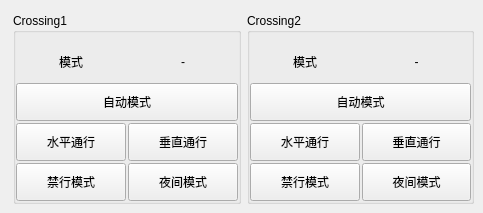
       <widget class="QWidget" name="crossingSetPage">
        <widget class="QWidget" name="layoutWidget">
         <property name="geometry">
          <rect>
           <x>13</x>
           <y>13</y>
           <width>461</width>
           <height>191</height>
          </rect>
         </property>
         <layout class="QHBoxLayout" name="horizontalLayout_5">
          <item>
           <widget class="QGroupBox" name="groupBox_3">
            <property name="title">
             <string>Crossing1</string>
            </property>
            <layout class="QGridLayout" name="gridLayout_8">
             <property name="leftMargin">
              <number>0</number>
             </property>
             <property name="topMargin">
              <number>10</number>
             </property>
             <property name="rightMargin">
              <number>0</number>
             </property>
             <property name="bottomMargin">
              <number>0</number>
             </property>
             <property name="spacing">
              <number>2</number>
             </property>
             <item row="0" column="0">
              <layout class="QGridLayout" name="gridLayout_7" rowstretch="1,1,1,1">
               <property name="spacing">
                <number>2</number>
               </property>
               <item row="3" column="0">
                <widget class="QPushButton" name="btnCrossingSetNone">
                 <property name="sizePolicy">
                  <sizepolicy hsizetype="Minimum" vsizetype="Minimum">
                   <horstretch>0</horstretch>
                   <verstretch>0</verstretch>
                  </sizepolicy>
                 </property>
                 <property name="text">
                  <string>禁行模式</string>
                 </property>
                </widget>
               </item>
               <item row="1" column="0" colspan="2">
                <widget class="QPushButton" name="btnCrossingSetAuto">
                 <property name="sizePolicy">
                  <sizepolicy hsizetype="Minimum" vsizetype="Minimum">
                   <horstretch>0</horstretch>
                   <verstretch>0</verstretch>
                  </sizepolicy>
                 </property>
                 <property name="text">
                  <string>自动模式</string>
                 </property>
                </widget>
               </item>
               <item row="3" column="1">
                <widget class="QPushButton" name="btnCrossingSetNight">
                 <property name="sizePolicy">
                  <sizepolicy hsizetype="Minimum" vsizetype="Minimum">
                   <horstretch>0</horstretch>
                   <verstretch>0</verstretch>
                  </sizepolicy>
                 </property>
                 <property name="text">
                  <string>夜间模式</string>
                 </property>
                </widget>
               </item>
               <item row="0" column="0">
                <widget class="QLabel" name="label_15">
                 <property name="sizePolicy">
                  <sizepolicy hsizetype="Preferred" vsizetype="Minimum">
                   <horstretch>0</horstretch>
                   <verstretch>0</verstretch>
                  </sizepolicy>
                 </property>
                 <property name="text">
                  <string>模式</string>
                 </property>
                 <property name="alignment">
                  <set>Qt::AlignCenter</set>
                 </property>
                </widget>
               </item>
               <item row="2" column="0">
                <widget class="QPushButton" name="btnCrossingSetHor">
                 <property name="sizePolicy">
                  <sizepolicy hsizetype="Minimum" vsizetype="Minimum">
                   <horstretch>0</horstretch>
                   <verstretch>0</verstretch>
                  </sizepolicy>
                 </property>
                 <property name="text">
                  <string>水平通行</string>
                 </property>
                </widget>
               </item>
               <item row="0" column="1">
                <widget class="QLabel" name="lbCrossingMode">
                 <property name="sizePolicy">
                  <sizepolicy hsizetype="Preferred" vsizetype="Minimum">
                   <horstretch>0</horstretch>
                   <verstretch>0</verstretch>
                  </sizepolicy>
                 </property>
                 <property name="text">
                  <string>-</string>
                 </property>
                 <property name="alignment">
                  <set>Qt::AlignCenter</set>
                 </property>
                </widget>
               </item>
               <item row="2" column="1">
                <widget class="QPushButton" name="btnCrossingSetVor">
                 <property name="sizePolicy">
                  <sizepolicy hsizetype="Minimum" vsizetype="Minimum">
                   <horstretch>0</horstretch>
                   <verstretch>0</verstretch>
                  </sizepolicy>
                 </property>
                 <property name="text">
                  <string>垂直通行</string>
                 </property>
                </widget>
               </item>
              </layout>
             </item>
            </layout>
           </widget>
          </item>
          <item>
           <widget class="QGroupBox" name="groupBox_4">
            <property name="title">
             <string>Crossing2</string>
            </property>
            <layout class="QGridLayout" name="gridLayout_9">
             <property name="leftMargin">
              <number>0</number>
             </property>
             <property name="topMargin">
              <number>10</number>
             </property>
             <property name="rightMargin">
              <number>0</number>
             </property>
             <property name="bottomMargin">
              <number>0</number>
             </property>
             <property name="spacing">
              <number>0</number>
             </property>
             <item row="0" column="0">
              <layout class="QGridLayout" name="gridLayout_10" rowstretch="1,1,1,1">
               <property name="spacing">
                <number>2</number>
               </property>
               <item row="3" column="0">
                <widget class="QPushButton" name="btnCrossingSetNone_2">
                 <property name="sizePolicy">
                  <sizepolicy hsizetype="Minimum" vsizetype="Minimum">
                   <horstretch>0</horstretch>
                   <verstretch>0</verstretch>
                  </sizepolicy>
                 </property>
                 <property name="text">
                  <string>禁行模式</string>
                 </property>
                </widget>
               </item>
               <item row="2" column="1">
                <widget class="QPushButton" name="btnCrossingSetVor_2">
                 <property name="sizePolicy">
                  <sizepolicy hsizetype="Minimum" vsizetype="Minimum">
                   <horstretch>0</horstretch>
                   <verstretch>0</verstretch>
                  </sizepolicy>
                 </property>
                 <property name="text">
                  <string>垂直通行</string>
                 </property>
                </widget>
               </item>
               <item row="1" column="0" colspan="2">
                <widget class="QPushButton" name="btnCrossingSetAuto_2">
                 <property name="sizePolicy">
                  <sizepolicy hsizetype="Minimum" vsizetype="Minimum">
                   <horstretch>0</horstretch>
                   <verstretch>0</verstretch>
                  </sizepolicy>
                 </property>
                 <property name="text">
                  <string>自动模式</string>
                 </property>
                </widget>
               </item>
               <item row="3" column="1">
                <widget class="QPushButton" name="btnCrossingSetNight_2">
                 <property name="sizePolicy">
                  <sizepolicy hsizetype="Minimum" vsizetype="Minimum">
                   <horstretch>0</horstretch>
                   <verstretch>0</verstretch>
                  </sizepolicy>
                 </property>
                 <property name="text">
                  <string>夜间模式</string>
                 </property>
                </widget>
               </item>
               <item row="2" column="0">
                <widget class="QPushButton" name="btnCrossingSetHor_2">
                 <property name="sizePolicy">
                  <sizepolicy hsizetype="Minimum" vsizetype="Minimum">
                   <horstretch>0</horstretch>
                   <verstretch>0</verstretch>
                  </sizepolicy>
                 </property>
                 <property name="text">
                  <string>水平通行</string>
                 </property>
                </widget>
               </item>
               <item row="0" column="0">
                <widget class="QLabel" name="label_16">
                 <property name="sizePolicy">
                  <sizepolicy hsizetype="Preferred" vsizetype="Minimum">
                   <horstretch>0</horstretch>
                   <verstretch>0</verstretch>
                  </sizepolicy>
                 </property>
                 <property name="text">
                  <string>模式</string>
                 </property>
                 <property name="alignment">
                  <set>Qt::AlignCenter</set>
                 </property>
                </widget>
               </item>
               <item row="0" column="1">
                <widget class="QLabel" name="lbCrossingMode_2">
                 <property name="sizePolicy">
                  <sizepolicy hsizetype="Preferred" vsizetype="Minimum">
                   <horstretch>0</horstretch>
                   <verstretch>0</verstretch>
                  </sizepolicy>
                 </property>
                 <property name="text">
                  <string>-</string>
                 </property>
                 <property name="alignment">
                  <set>Qt::AlignCenter</set>
                 </property>
                </widget>
               </item>
              </layout>
             </item>
            </layout>
           </widget>
          </item>
         </layout>
        </widget>
       </widget>
